Frame 1 (no input): blank canvas, image omitted
Frame 60 (the mouse pressed at the canvas centre just before this capture): blank canvas, image omitted
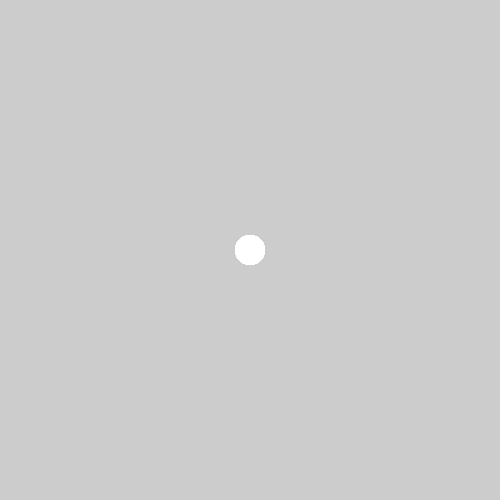
Frame 120 (the mouse held since frame 60 and released just before this capture)

The Processing sketch whose frames 1 and 60 were blank and that drew this single picture after the mouse press (run headless with seeded random() and noise(); from frame 60 on, the mouse is pressed at the canvas centre):

// Processing sketch: processing_135625
// ── processing_135625.pde

boolean drawing = false;

// setup - runs one time
void setup()
  {
  // set a stage size of 500 x 500 pixels
  size (500,500);

  // smooth all drawing
  smooth();

  // don't draw an outline around your shapes
  noStroke();
  }

// draw - runs once a frame
void draw()
  {
  if (drawing == true)
    {
    ellipse(mouseX, mouseY, 30, 30);
    }

  }

// mousePressed - runs every time the mouse is pressed
void mousePressed()
  {
  drawing = true;
  }

void mouseReleased()
  {
  drawing = false;
  }
